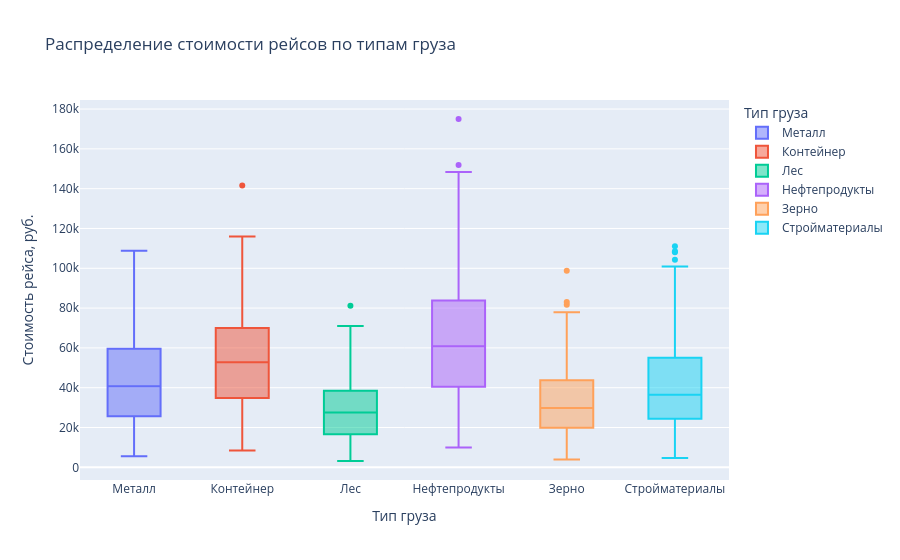

Notebook source saved alongside this figure:
### Code cell
# 4)
fig = px.box(df, x="cargo_type", y="cost_rub", color="cargo_type",
    title="Распределение стоимости рейсов по типам груза",
    labels={"cargo_type": "Тип груза", "cost_rub": "Стоимость рейса, руб."})
fig.show()
# Тем, что можно увидеть точные значения стоимости рейса, медиану, квартили и выбросы.

### Figure 1 — Plotly figure (JSON) as saved in the notebook; plotly's stock layout.template omitted (floating-point values rounded to 4 significant figures; data arrays with more than 128 entries replaced by an {"elided": "..."} marker saying what was removed)
{"data": [{"alignmentgroup": "True", "hovertemplate": "Тип груза=%{x}<br>Стоимость рейса, руб.=%{y}<extra></extra>", "legendgroup": "Металл", "marker": {"color": "#636efa"}, "name": "Металл", "notched": false, "offsetgroup": "Металл", "orientation": "v", "showlegend": true, "type": "box", "x": {"elided": "163 str values"}, "x0": " ", "xaxis": "x", "y": {"elided": "163 int values"}, "y0": " ", "yaxis": "y"}, {"alignmentgroup": "True", "hovertemplate": "Тип груза=%{x}<br>Стоимость рейса, руб.=%{y}<extra></extra>", "legendgroup": "Контейнер", "marker": {"color": "#EF553B"}, "name": "Контейнер", "notched": false, "offsetgroup": "Контейнер", "orientation": "v", "showlegend": true, "type": "box", "x": {"elided": "139 str values"}, "x0": " ", "xaxis": "x", "y": {"elided": "139 int values"}, "y0": " ", "yaxis": "y"}, {"alignmentgroup": "True", "hovertemplate": "Тип груза=%{x}<br>Стоимость рейса, руб.=%{y}<extra></extra>", "legendgroup": "Лес", "marker": {"color": "#00cc96"}, "name": "Лес", "notched": false, "offsetgroup": "Лес", "orientation": "v", "showlegend": true, "type": "box", "x": {"elided": "156 str values"}, "x0": " ", "xaxis": "x", "y": {"elided": "156 int values"}, "y0": " ", "yaxis": "y"}, {"alignmentgroup": "True", "hovertemplate": "Тип груза=%{x}<br>Стоимость рейса, руб.=%{y}<extra></extra>", "legendgroup": "Нефтепродукты", "marker": {"color": "#ab63fa"}, "name": "Нефтепродукты", "notched": false, "offsetgroup": "Нефтепродукты", "orientation": "v", "showlegend": true, "type": "box", "x": ["Нефтепродукты", "Нефтепродукты", "Нефтепродукты", "Нефтепродукты", "Нефтепродукты", "Нефтепродукты", "Нефтепродукты", "Нефтепродукты", "Нефтепродукты", "Нефтепродукты", "Нефтепродукты", "Нефтепродукты", "Нефтепродукты", "Нефтепродукты", "Нефтепродукты", "Нефтепродукты", "Нефтепродукты", "Нефтепродукты", "Нефтепродукты", "Нефтепродукты", "Нефтепродукты", "Нефтепродукты", "Нефтепродукты", "Нефтепродукты", "Нефтепродукты", "Нефтепродукты", "Нефтепродукты", "Нефтепродукты", "Нефтепродукты", "Нефтепродукты", "Нефтепродукты", "Нефтепродукты", "Нефтепродукты", "Нефтепродукты", "Нефтепродукты", "Нефтепродукты", "Нефтепродукты", "Нефтепродукты", "Нефтепродукты", "Нефтепродукты", "Нефтепродукты", "Нефтепродукты", "Нефтепродукты", "Нефтепродукты", "Нефтепродукты", "Нефтепродукты", "Нефтепродукты", "Нефтепродукты", "Нефтепродукты", "Нефтепродукты", "Нефтепродукты", "Нефтепродукты", "Нефтепродукты", "Нефтепродукты", "Нефтепродукты", "Нефтепродукты", "Нефтепродукты", "Нефтепродукты", "Нефтепродукты", "Нефтепродукты", "Нефтепродукты", "Нефтепродукты", "Нефтепродукты", "Нефтепродукты", "Нефтепродукты", "Нефтепродукты", "Нефтепродукты", "Нефтепродукты", "Нефтепродукты", "Нефтепродукты", "Нефтепродукты", "Нефтепродукты", "Нефтепродукты", "Нефтепродукты", "Нефтепродукты", "Нефтепродукты", "Нефтепродукты", "Нефтепродукты", "Нефтепродукты", "Нефтепродукты", "Нефтепродукты", "Нефтепродукты", "Нефтепродукты", "Нефтепродукты", "Нефтепродукты", "Нефтепродукты", "Нефтепродукты", "Нефтепродукты", "Нефтепродукты", "Нефтепродукты", "Нефтепродукты", "Нефтепродукты", "Нефтепродукты", "Нефтепродукты", "Нефтепродукты", "Нефтепродукты", "Нефтепродукты", "Нефтепродукты", "Нефтепродукты", "Нефтепродукты", "Нефтепродукты", "Нефтепродукты", "Нефтепродукты", "Нефтепродукты", "Нефтепродукты", "Нефтепродукты", "Нефтепродукты", "Нефтепродукты", "Нефтепродукты", "Нефтепродукты", "Нефтепродукты", "Нефтепродукты", "Нефтепродукты", "Нефтепродукты", "Нефтепродукты", "Нефтепродукты", "Нефтепродукты", "Нефтепродукты", "Нефтепродукты", "Нефтепродукты", "Нефтепродукты", "Нефтепродукты", "Нефтепродукты", "Нефтепродукты", "Нефтепродукты", "Нефтепродукты", "Нефтепродукты", "Нефтепродукты"], "x0": " ", "xaxis": "x", "y": [21010, 62100, 42270, 76530, 120070, 23270, 39710, 38410, 78250, 67600, 99630, 111330, 29910, 85390, 151840, 96520, 54040, 21110, 29080, 59870, 76840, 49610, 119220, 43230, 51270, 37510, 39970, 52050, 40190, 37740, 52140, 68140, 69460, 89430, 68710, 175010, 56530, 140150, 31720, 49270, 79290, 111030, 57110, 63980, 25120, 51710, 34680, 66750, 126120, 52640, 47780, 40640, 32010, 148400, 68140, 40040, 34940, 58140, 33050, 47780, 123820, 89050, 60620, 58230, 51000, 95580, 66370, 89830, 58560, 66270, 112200, 63200, 94940, 71480, 76040, 57650, 69020, 75980, 20010, 77000, 116880, 81800, 46060, 41420, 83400, 51560, 67770, 90260, 51350, 18890, 101140, 84290, 61610, 94350, 21030, 30020, 90040, 43060, 82800, 65010, 90140, 43190, 75850, 94670, 80550, 32590, 25360, 27520, 61060, 38170, 97830, 38180, 49480, 46800, 106390, 35600, 68240, 104130, 33330, 46650, 71630, 122680, 9930, 71860, 35890, 108750, 21800, 55880], "y0": " ", "yaxis": "y"}, {"alignmentgroup": "True", "hovertemplate": "Тип груза=%{x}<br>Стоимость рейса, руб.=%{y}<extra></extra>", "legendgroup": "Зерно", "marker": {"color": "#FFA15A"}, "name": "Зерно", "notched": false, "offsetgroup": "Зерно", "orientation": "v", "showlegend": true, "type": "box", "x": {"elided": "164 str values"}, "x0": " ", "xaxis": "x", "y": {"elided": "164 int values"}, "y0": " ", "yaxis": "y"}, {"alignmentgroup": "True", "hovertemplate": "Тип груза=%{x}<br>Стоимость рейса, руб.=%{y}<extra></extra>", "legendgroup": "Стройматериалы", "marker": {"color": "#19d3f3"}, "name": "Стройматериалы", "notched": false, "offsetgroup": "Стройматериалы", "orientation": "v", "showlegend": true, "type": "box", "x": {"elided": "160 str values"}, "x0": " ", "xaxis": "x", "y": {"elided": "160 int values"}, "y0": " ", "yaxis": "y"}], "layout": {"boxmode": "overlay", "legend": {"title": {"text": "Тип груза"}, "tracegroupgap": 0}, "title": {"text": "Распределение стоимости рейсов по типам груза"}, "xaxis": {"anchor": "y", "categoryarray": ["Металл", "Контейнер", "Лес", "Нефтепродукты", "Зерно", "Стройматериалы"], "categoryorder": "array", "domain": [0, 1], "title": {"text": "Тип груза"}}, "yaxis": {"anchor": "x", "domain": [0, 1], "title": {"text": "Стоимость рейса, руб."}}}}
